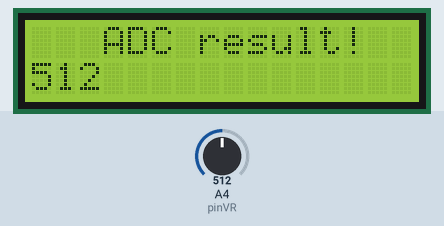
Simulated run of this sketch. Board: Arduino Uno, built with avr-gcc and run on an emulated ATmega328P. Parts: 16×2 character LCD. The test bench sets the inputs (shaded band); at power-on: A4 (pinVR) = 512.

Above: at 1.3 s.
1.4 s: A4 (pinVR) set to 716
At 2.0 s:
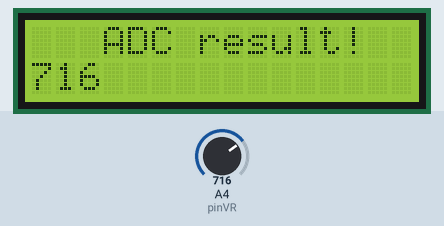
2.9 s: A4 (pinVR) set to 900
At 3.9 s:
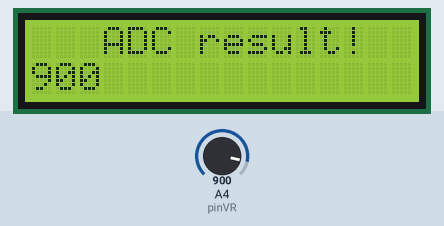
4.4 s: A4 (pinVR) set to 1023
At 5.7 s:
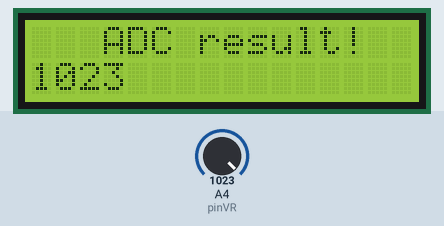
Timing chart, 0 to 7.4 s (numbered marks = the images above; inputs shaded):
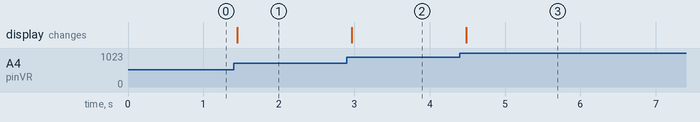

Measured:
- after the input at 1.4 s, the display: changes after 0.05 s (image 1)
- after the input at 2.9 s, the display: changes after 0.07 s (image 2)
- after the input at 4.4 s, the display: changes after 0.09 s (image 3)

The sketch:

VR2LCD.ino
```cpp
#include <Wire.h>
#include <LiquidCrystal_I2C.h>

LiquidCrystal_I2C lcd(0x27,16,2);  // set the LCD address to 0x27 for a 16 chars and 2 line display
const int pinVR = A4;
void setup()
{
  lcd.init();                      // initialize the lcd
  lcd.init();
  // Print a message to the LCD.
  lcd.backlight();
  lcd.setCursor(3,0);
  lcd.print("ADC result!");
}

int adc = 0;

void loop()

{
  adc = analogRead(pinVR);
  //lcd.clear();
  lcd.setCursor(0,1);
  lcd.print("    ");
  lcd.setCursor(0,1);
  lcd.print(adc);
  delay(100);
}
```
